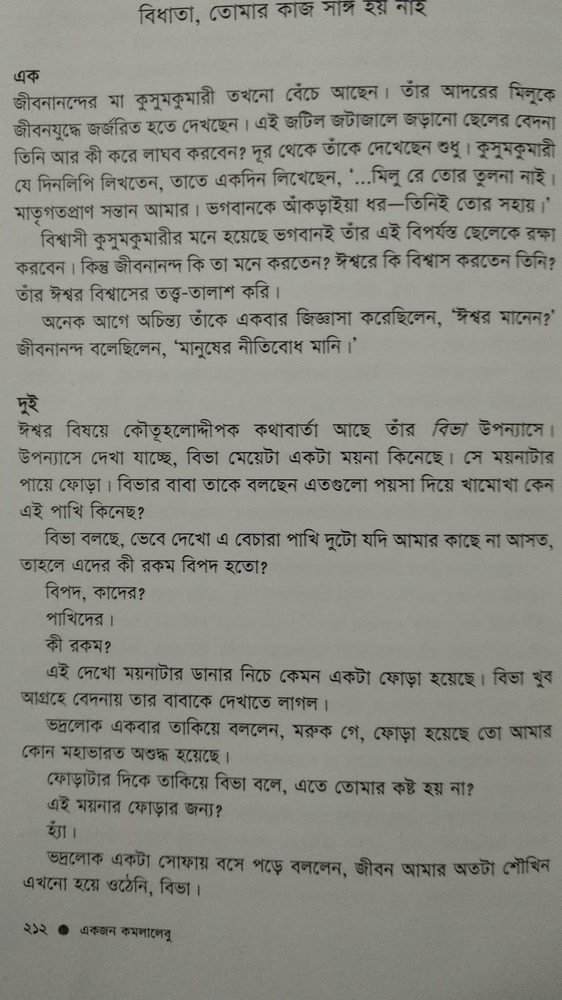
#> input picture images/komola5.jpg, 562 x 1000 px, shrunk from 1152 x 2048 before the run, found by its file name
$ python pytest.py   (older library calls are emulated)
#> lines starting #> are read from the running program, lines starting #| are printed output that depends on the picture; after the words box and inside, x2 and y2 are one past the last pixel; in counts of white or black regions, pixels touching at a corner belong together
import cv2
import pytesseract
import numpy as np
from PIL import Image
import os
import time

start_time=time.time()

def ocrpy(img):
    image = cv2.imread(img)
    gray = cv2.cvtColor(image, cv2.COLOR_BGR2GRAY)

    filename = "{}.png".format(os.getpid())
    # cv2.imwrite(filename, gray)

    # path = "/home/mottakin/tesseract-ocr/tesseract-testing/output/"
    # name = os.path.join(path,filename)
    cv2.imwrite(filename, gray)
    # filename = name

    # load the image as a PIL/Pillow image, apply OCR, and then delete
    # the temporary file

    text = pytesseract.image_to_string(Image.open(filename), lang='ben')
    # os.remove(filename)

    # outfile = os.path.basename(args['image']).split('.')[0];
    out = open("jibon.txt",'a')

    # print(outfile);
    out.write(text+'\n')


image = cv2.imread("/home/mottakin/tesseract-ocr/tesseract-testing/images/komola5.jpg",0)
#> image: shape (1000, 562); min 0, max 175, mean 139.9

cv2.imshow('orig',image)
cv2.waitKey(0)

original_image = image.copy()

gray = image

#grayscale
# gray = cv2.cvtColor(image, cv2.COLOR_BGR2GRAY)
# cv2.imshow('gray',gray)
# cv2.waitKey(0)

#binary
ret,thresh = cv2.threshold(gray,127,255,cv2.THRESH_BINARY_INV)
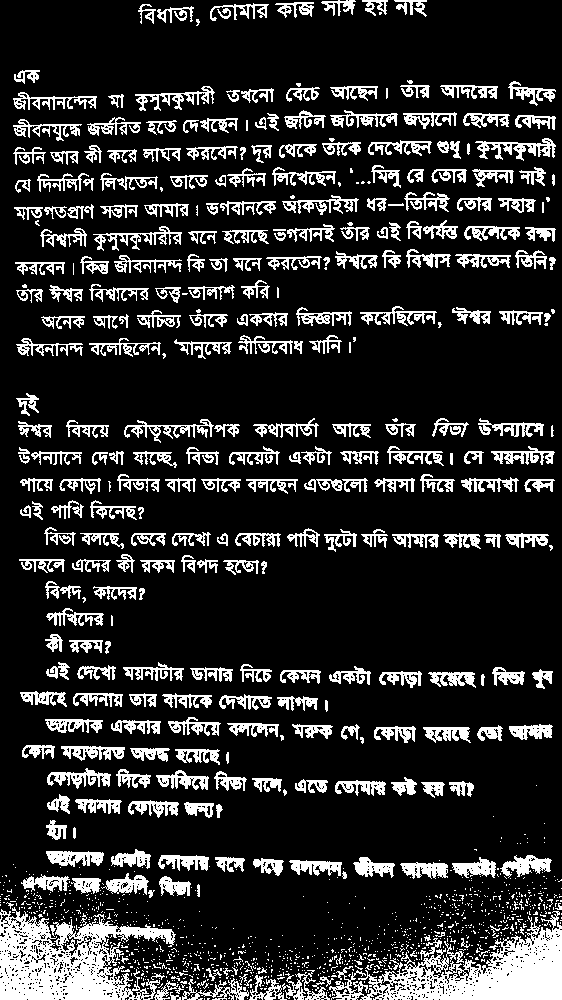
#> thresh: shape (1000, 562); 16.8% white; 1340 white regions (1037 under 20 px), largest, box (x1, y1, x2, y2) and area: (0, 907, 176, 1000) 8722, (329, 911, 562, 1000) 8491, (475, 138, 556, 161) 738
cv2.imshow('second',thresh)
cv2.waitKey(0)

#dilation
kernel = np.ones((5,100), np.uint8)
img_dilation = cv2.dilate(thresh, kernel, iterations=1)
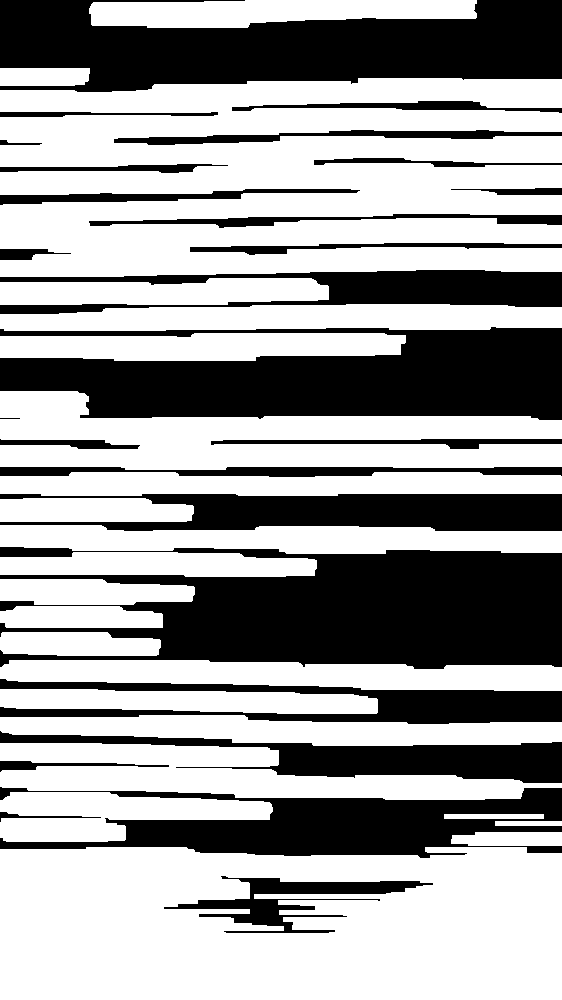
#> img_dilation: shape (1000, 562); 61.9% white; 26 black regions
cv2.imshow('dilated',img_dilation)
cv2.waitKey(0)

#find contours
im2,ctrs, hier = cv2.findContours(img_dilation.copy(), cv2.RETR_EXTERNAL, cv2.CHAIN_APPROX_SIMPLE)
#> ctrs = 23 contours; largest, box (x1, y1, x2, y2) and area: (0, 78, 562, 277) 88892, (0, 847, 562, 1000) 82962, (0, 391, 562, 470) 27210, (0, 743, 562, 800) 17264, (0, 660, 562, 691) 12554

#sort contours
sorted_ctrs = sorted(ctrs, key=lambda ctr: cv2.boundingRect(ctr)[0])
#> sorted_ctrs has the same summary as ctrs

# Matra X positions
matraY = []

for i, ctr in enumerate(sorted_ctrs):
    # Get bounding box
    x, y, w, h = cv2.boundingRect(ctr)
#> x = 0; y = 847; w = 562; h = 153

    # matraY.append(y)

    # Getting
    # Use Copy method if dont want to alter the original image
    # roi = image[y:y+h, x:x+w].copy()
    roi = image[y:y+h, x:x+w]
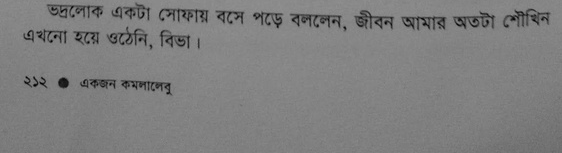
#> roi: shape (153, 562); min 0, max 147, mean 126.2
    cv2.imwrite("ok.png", roi)

    ocrpy("ok.png")
#> (the call stopped at in ocrpy, `text = pytesseract.image_to_string(Image.open(filename), lang='ben')`: pytesseract is not available in this run)

    # [24 lines of commented-out code are left out]
    cv2.imshow('segment no:'+str(i),roi)
    cv2.rectangle(image,(x,y),( x + w, y + h ),(90,0,255),2)
#> image: shape (1000, 562)
#> (the run stopped early here; a loop or call above may not have finished)
